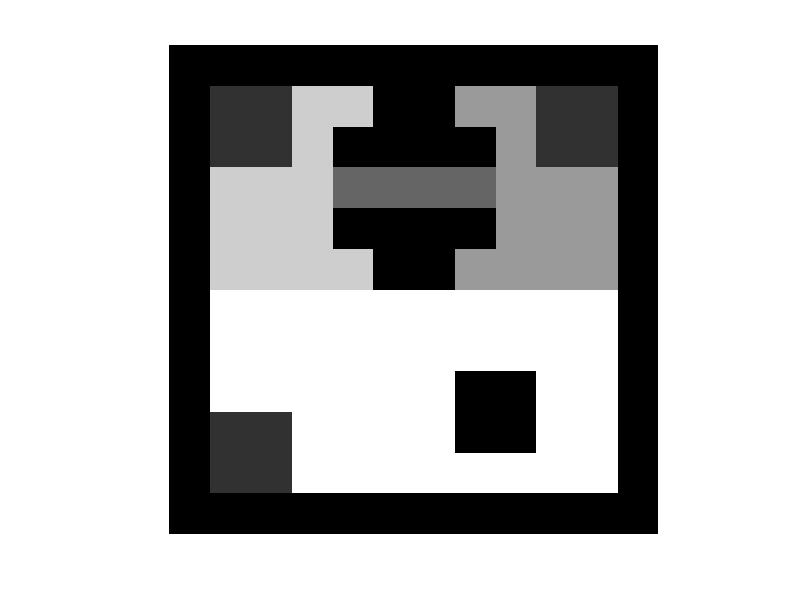

MATLAB code to generate this figure: (Note: this script raises an error after producing the figure.)
clear;
close all;
clc;

global W Wtotal Z zLoop ZLoop bigM epsilon tau;

% Time horizon
h = 40;
% robustness number
epsilon = 0;
tau = 2;

% define a gridworld
grid_size = [10, 10];
mygrid = ones(grid_size);

mygrid(1:5, 1:5) = 0.8;
mygrid(1:5, 6:10) = 0.6;

% narrow passage
mygrid(3, 4:7) = 0.4;


% Obstacles
mygrid([1:2,4:5], 5:6) = 0;
mygrid([2,4], [4,7]) = 0;
%mygrid([1:2,4:5], 4:7) = 0;
mygrid([8,9], [7,8]) = 0;

%%%%%%%%%%%

state_labels = mygrid(:);

Pass = find(state_labels(:)==0.4)';
pass = num2str(Pass);
Room1 = find(state_labels(:)==0.8)';
room1 = num2str(Room1);
Room2 = find(state_labels(:)==0.6)';
room2 = num2str(Room2);
Room3 = find(state_labels(:)==1)';
room3 = num2str(Room3);

% charging station
mygrid(1:2,1:2) = 0.2;
mygrid(1:2,9:10) = 0.2;
mygrid(9:10,1:2) = 0.2;
%mygrid(9:10,9:10) = 0.2;
state_labels = mygrid(:);

CS = find(state_labels(:)==.2)';
CS = num2str(CS);

% visualization
vis = zeros(size(mygrid)+2);
vis(2:end-1,2:end-1)=mygrid;
imshow(kron(vis,ones(25,25)))

pass_ends = [23,73,Pass];

% spec is the conjunction of the following
Obs = state_labels(:)==0;                   %avoid obstacles
f1 = strcat('GG(Neg(TP([',pass,'],[4])))');             %not too many robots in narrow passage way
f1 = strcat('GG(TP([',num2str(setdiff(1:100,Pass)),'],[8]))');             %not too many robots in narrow passage way

% surveil two regions by leaving them once in a while
f2 = strcat('GF(TP([',num2str(Room1),'],[5]))');        % GF([0.2 labels, >=5])
f3 = strcat('GF(TP([',num2str(Room2),'],[5]))');        % GF([0.8 labels, >=5])        
f4 = strcat('GF(Neg(TP([',num2str(Room1),'],[1])))');   % GF([0.2 labels, <=0])
f5 = strcat('GF(Neg(TP([',num2str(Room2),'],[1])))');   % GF([0.8 labels, <=0])
f6 = strcat('FG(Neg(TP([',num2str(Room3),'],[2])))');   % FG([1 labels, <= 1]) at steady state at most one robot is left in the lower part

f4 = strcat('GF(TP([',num2str(setdiff(1:100,Room1)),'],[10]))');   % GF([0.2 labels, <=0])
f5 = strcat('GF(TP([',num2str(setdiff(1:100,Room2)),'],[10]))');   % GF([0.8 labels, <=0])
f6 = strcat('FG(TP([',num2str(setdiff(1:100,Room3)),'],[9]))'); 

%f7 = strcat('U(Neg([',num2str([pass_ends,1]),']),And([',num2str([72 74 1]),'],[',num2str([22 24 1]),']))');
f7 = strcat('TP(GFI([', num2str(CS), ']),[10])');
%adj = zeros(prod(size(grid)));
adj = eye(numel(mygrid)); %allow self-transition

for i=1:length(state_labels)
    if mod(i, grid_size(1))~=0 
        adj(i, i+1) = 1;
    end
    if mod(i, grid_size(1))~=1
        adj(i, i-1) = 1;
    end
    if i<=grid_size(1)*(grid_size(2)-1)
        adj(i, i+grid_size(1)) = 1;
    end
    if i>grid_size(1)
        adj(i, i-grid_size(1)) = 1;
    end
end
%ll = 21:30;
% Total specs
%f = strcat('And(',f1,',',f2,',',f3,',',f4,',',f5,')');
f = strcat('And(',f1,',',f2,',',f3,',',f4,',',f5,',',f6,',',f7,')');
%f = strcat('And(',f1,',',f2,',',f3,',',f4,',',f5,')');

%f = strcat('And(',f2,',',f3,',',f7,')');
%f = strcat('TP(FGI([', num2str(ll),']),[10])');
% Adjacency matrix
A = adj;



% Random initial condition
n = size(A,1);
W0=zeros(n,1);
for i=1:n
    if ~Obs(i)
        W0(i) = round(rand(1)*0.65);
    end
end
W0 = [ones(5,1); ones(5,1); zeros(n-10,1)];



% Collision avoidence flag,
% 1=collision avoidence enforced, 0=no collision avoidence
CA_flag = 1;

[W, Wtotal, Z, mytimes, sol] = main_template(f,A,h,W0,Obs,CA_flag);


time = clock;
filename = ['./data/GOBLUE_' ...
num2str(h) 'horizon_'...
num2str(tau) 'tau_'...
num2str(time(1)) '_'... % Returns year as character
num2str(time(2)) '_'... % Returns month as character
num2str(time(3)) '_'... % Returns day as char
num2str(time(4)) 'h'... % returns hour as char..
num2str(time(5)) 'm'... %returns minute as char
];

save(filename,'W','W','Wtotal','Wtotal','ZLoop','ZLoop','A','A','mygrid','mygrid', 'Z', 'Z','sol','sol');



grid_plot(filename);



